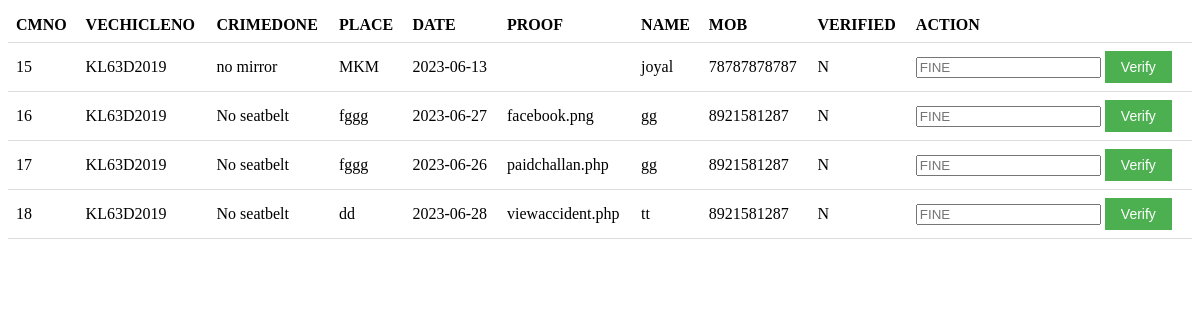
The app's page /verifycrimespolice.php with its own data.
### tables this page shows
CREATE TABLE `CRIME` (
  `CMNO` int(11) NOT NULL,
  `VECHICLENO` varchar(11) NOT NULL,
  `CRIMEDONE` varchar(50) NOT NULL,
  `PLACE` varchar(50) NOT NULL,
  `DATE` date NOT NULL,
  `PROOF` blob DEFAULT NULL,
  `NAME` varchar(11) NOT NULL,
  `MOB` varchar(11) NOT NULL,
  `VERIFIED` varchar(50) NOT NULL DEFAULT 'N'
);

### verifycrimespolice.php (the view, shortened to what this page needs)
<!DOCTYPE html>
<html>
<head>
</head>
<body>
<?php
$servername = "localhost";
$username = "root";
$password = "";
$dbname = "project";
$conn = new mysqli($servername, $username, $password, $dbname);
$sql = "SELECT * FROM CRIME WHERE verified = 'N'";
$result = $conn->query($sql);
if ($result->num_rows > 0) {
    echo "<table>
            <tr>
                <th>CMNO</th>
                <th>VECHICLENO</th>
                <th>CRIMEDONE</th>
                <th>PLACE</th>
                <th>DATE</th>
                <th>PROOF</th>
                <th>NAME</th>
                <th>MOB</th>
                <th>VERIFIED</th>
                <th>ACTION</th>
            </tr>";
    while ($row = $result->fetch_assoc()) {
        echo "<tr>
                <td>".$row["CMNO"]."</td>
                <td>".$row["VECHICLENO"]."</td>
                <td>".$row["CRIMEDONE"]."</td>
                <td>".$row["PLACE"]."</td>
                <td>".$row["DATE"]."</td>
                <td>".$row["PROOF"]."</td>
                <td>".$row["NAME"]."</td>
                <td>".$row["MOB"]."</td>
                <td>".$row["VERIFIED"]."</td>
                <td>
                    <form method='post'>
                        <input type='hidden' name='cmno' value='".$row["CMNO"]."'>
                        <input type='number' name='fine' placeholder='FINE' required>
                        <input type='submit' name='verify' value='Verify'>
                    </form>
                </td>
            </tr>";
    }
    echo "</table>";
} else {
    echo "No data found.";
}
?>
</body>
</html>

### verifycrimespolice.php (style rules this page uses)
table { border-collapse: collapse; width: 100%; }
th, td { padding: 8px; text-align: left; border-bottom: 1px solid #ddd; }
input[type="submit"], input[name="verify"] { background-color: #4CAF50; color: white; border: none; padding: 8px 16px; cursor: pointer; font-size: 14px; }

### records on screen
crime: CMNO "15", VECHICLENO "KL63D2019", CRIMEDONE "no mirror", PLACE "MKM", DATE "2023-06-13", NAME "joyal", MOB "78787878787", VERIFIED "N"
crime: CMNO "16", VECHICLENO "KL63D2019", CRIMEDONE "No seatbelt", PLACE "fggg", DATE "2023-06-27", PROOF "facebook.png", NAME "gg", MOB "8921581287", VERIFIED "N"
crime: CMNO "17", VECHICLENO "KL63D2019", CRIMEDONE "No seatbelt", PLACE "fggg", DATE "2023-06-26", PROOF "paidchallan.php", NAME "gg", MOB "8921581287", VERIFIED "N"
crime: CMNO "18", VECHICLENO "KL63D2019", CRIMEDONE "No seatbelt", PLACE "dd", DATE "2023-06-28", PROOF "viewaccident.php", NAME "tt", MOB "8921581287", VERIFIED "N"
